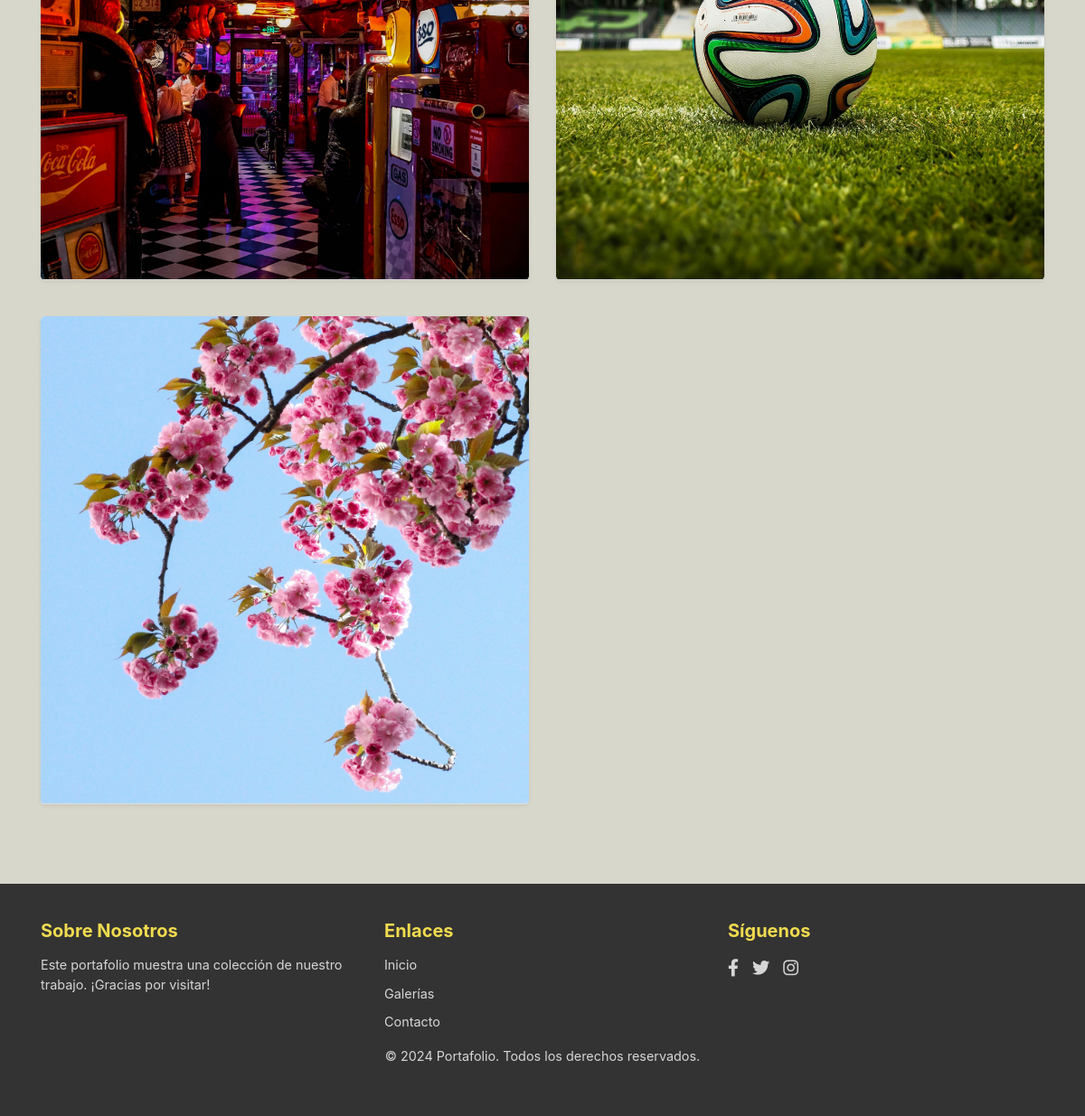
Page /home/ (lower part) on the earlier database version.
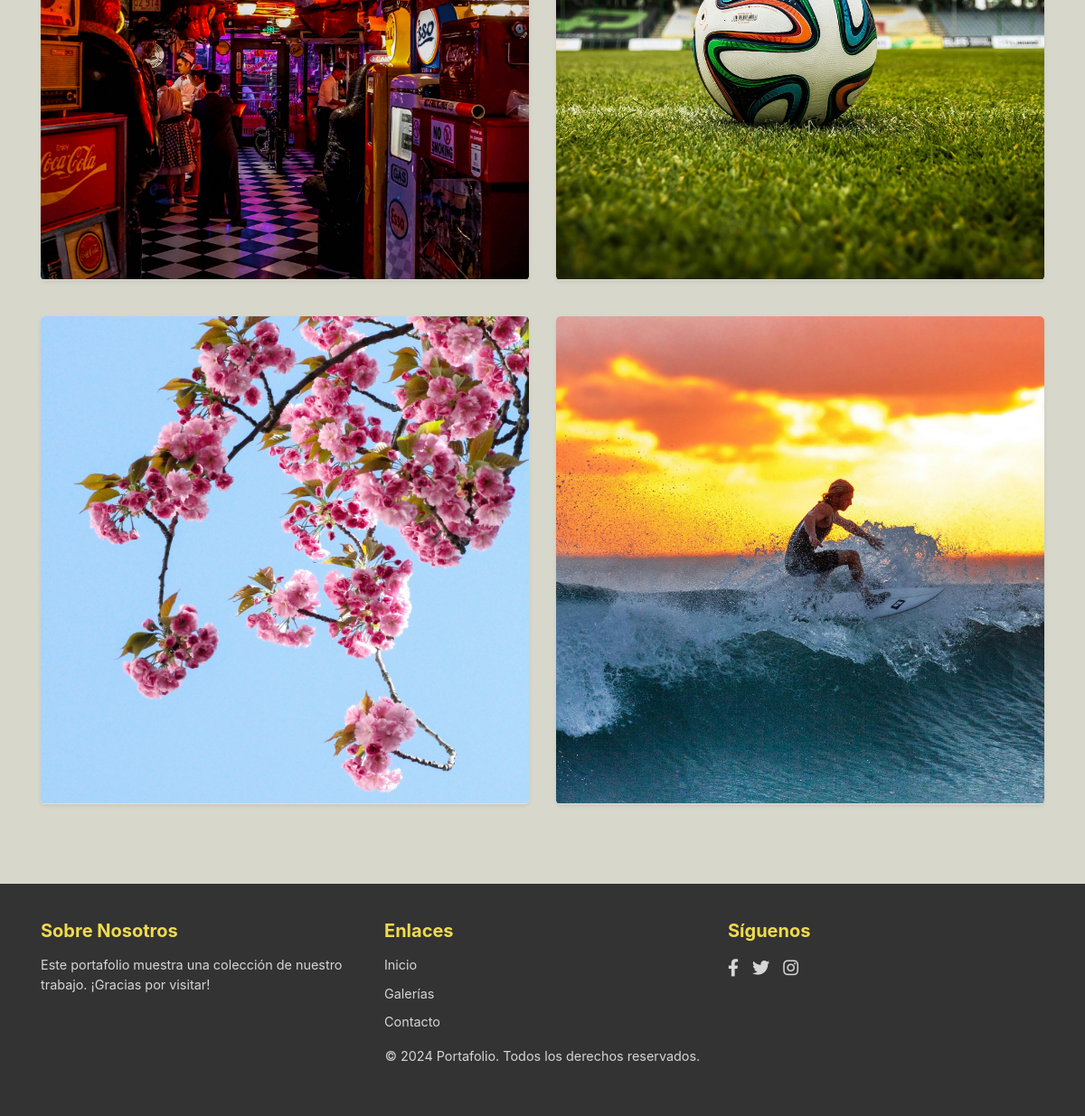
Same page on the later database version.
### gallery/models.py (models this page shows, shortened)
class Gallery(models.Model):
    user = models.ForeignKey(User, on_delete=models.CASCADE, related_name='galleries')
    title = models.CharField(max_length=100)
    description = models.TextField(blank=True, null=True)
    photo = models.ImageField(upload_to='gallery/', blank=True, null=True)
    created_at = models.DateTimeField(auto_now_add=True)

### gallery/views.py (the view)
# urls.py: path('home/', views.GalleryListView.as_view(),name='gallery_list'),
class GalleryListView(ListView):
    model = Gallery

### gallery/templates/gallery/gallery_list.html (shortened to what this page needs)
{% extends 'base.html' %}
{% load static %}
{% block maincontent %}
<section class="gallery-section py-5">
    <div class="container">
        <div class="row row-cols-1 row-cols-md-2 g-4">
            {% for gallery in object_list %}
                <div class="col">
                    <div class="card mb-0 shadow-sm border-0 overflow-hidden rounded-lg card-square">
                        <div class="card-image-wrapper position-relative">
                            <img src="{% static gallery.photo.url %}" class="card-img-top" alt="Galería">
                        </div>
                    </div>
                </div>
            {% endfor %}
        </div>
    </div>
</section>
{% endblock maincontent %}

Differences in the rows shown:
added Gallery: photo (picture)
